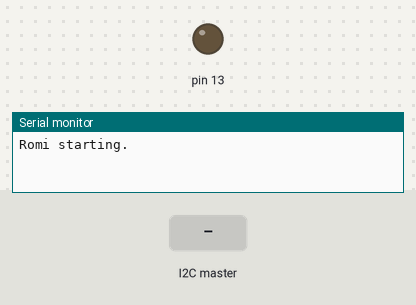
Simulated run of this sketch. Board: Arduino Leonardo, built with avr-gcc and run on an emulated ATmega32U4. Parts: output pins drawn as LEDs (lit = HIGH), the last lines printed to the serial monitor. The inputs (shaded band) are chosen by the test bench.

Above: at 1.2 s.
1.3 s: the I2C master sends the byte 1
At 2.1 s:
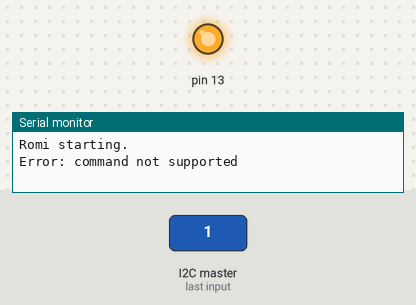
Timing chart, 0 to 4.3 s (numbered marks = the images above; inputs shaded):
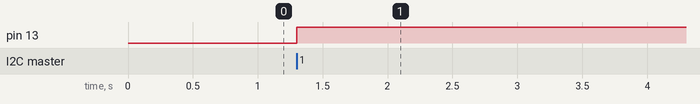

The sketch:

RomiSlave.ino
```cpp
#include <Wire.h>
#include <Romi32U4.h>

PololuBuzzer buzzer;
Romi32U4Motors motors;
Romi32U4ButtonA buttonA;
Romi32U4ButtonB buttonB;
Romi32U4ButtonC buttonC;
Romi32U4Encoders encoders;

// Commands list
enum {
  I2C_CMD_GET_COUNTS = 0xA0,
  I2C_CMD_GET_COUNTS_AND_RESET = 0xA4,
  I2C_CMD_SET_SPEEDS = 0xA1,
  I2C_CMD_SET_LEFT_SPEED = 0xA2,
  I2C_CMD_SET_RIGHT_SPEED = 0xA3,
};

enum {
  I2C_MSG_ARGS_MAX = 32,
  I2C_RESP_LEN_MAX = 32
};

#define I2C_ADDR                 20

extern const byte supportedI2Ccmd[] = {
  0xA0,
  0xA4,
  0xA1,
  0xA2,
  0xA3
};

int argsCnt = 0;                        // how many arguments were passed with given command
int requestedCmd = 0;                   // which command was requested (if any)

byte i2cArgs[I2C_MSG_ARGS_MAX];         // array to store args received from master
int i2cArgsLen = 0;                     // how many args passed by master to given command

uint8_t i2cResponse[I2C_RESP_LEN_MAX];  // array to store response
int i2cResponseLen = 0;                 // response length

void setup()
{
  // Start i2c
  Wire.begin(I2C_ADDR);
  Wire.onRequest(requestEvent);
  Wire.onReceive(receiveEvent);

  encoders.init();
  Serial.println("Romi starting.");
}

void loop()
{
  if (requestedCmd == I2C_CMD_GET_COUNTS) {
    i2cResponseLen = 0;

    int16_t encLeftVal = 0, encRightVal = 0;
    encLeftVal = encoders.getCountsLeft();
    encRightVal = encoders.getCountsRight();

    i2cResponse[0] = highByte(encLeftVal);
    i2cResponse[1] = lowByte(encLeftVal);
    i2cResponse[2] = highByte(encRightVal);
    i2cResponse[3] = lowByte(encRightVal);
    i2cResponseLen += 4;

    requestedCmd = 0;   // set requestd cmd to 0 disabling processing in next loop
  }
  else if (requestedCmd == I2C_CMD_GET_COUNTS_AND_RESET) {
    i2cResponseLen = 0;

    int16_t encLeftVal = 0, encRightVal = 0;
    encLeftVal = encoders.getCountsAndResetLeft();
    encRightVal = encoders.getCountsAndResetRight();

    i2cResponse[0] = highByte(encLeftVal);
    i2cResponse[1] = lowByte(encLeftVal);
    i2cResponse[2] = highByte(encRightVal);
    i2cResponse[3] = lowByte(encRightVal);
    i2cResponseLen += 4;

    requestedCmd = 0;   // set requestd cmd to 0 disabling processing in next loop
  }
  else if (requestedCmd == I2C_CMD_SET_SPEEDS) {
    i2cResponseLen = 0;

    int16_t left_motor = 0, right_motor = 0;
    left_motor = (int16_t((i2cArgs[1] << 8) | i2cArgs[0]));
    right_motor = (int16_t((i2cArgs[3] << 8) | i2cArgs[2]));
    motors.setSpeeds(left_motor, right_motor);

    requestedCmd = 0;   // set requestd cmd to 0 disabling processing in next loop
  }
  else if (requestedCmd == I2C_CMD_SET_LEFT_SPEED) {
    i2cResponseLen = 0;

    int16_t left_motor = 0, right_motor = 0;
    left_motor = (int16_t((i2cArgs[1] << 8) | i2cArgs[0]));
    motors.setLeftSpeed(left_motor);

    requestedCmd = 0;   // set requestd cmd to 0 disabling processing in next loop
  }
  else if (requestedCmd == I2C_CMD_SET_RIGHT_SPEED) {
    i2cResponseLen = 0;

    int16_t left_motor = 0, right_motor = 0;
    right_motor = (int16_t((i2cArgs[1] << 8) | i2cArgs[0]));
    motors.setLeftSpeed(right_motor);

    requestedCmd = 0;   // set requestd cmd to 0 disabling processing in next loop
  }
  else if (requestedCmd != 0) {
    Serial.println("Error: requested function is unsupported (main)");
    ledYellow(1);
    requestedCmd = 0;   // set requestd cmd to 0 disabling processing in next loop
  }
}


// function that executes whenever data is requested by master
// this function is registered as an event, see setup()
void requestEvent() {
  Wire.write(i2cResponse, i2cResponseLen);
}


// function that executes when master sends data (begin-end transmission)
// this function is registered as an event, see setup()
void receiveEvent(int howMany)
{
  int cmdRcvd = -1;
  int argIndex = -1;
  argsCnt = 0;

  if (Wire.available()) {
    cmdRcvd = Wire.read();                 // receive first byte - command assumed
    while (Wire.available()) {             // receive rest of tramsmission from master assuming arguments to the command
      if (argIndex < I2C_MSG_ARGS_MAX) {
        argIndex++;
        i2cArgs[argIndex] = Wire.read();
      }
      else {
        Serial.println("Error: too many arguments");
        ledYellow(1);
      }
      argsCnt = argIndex + 1;
    }
  }
  else {
    Serial.println("Error: empty request");
    ledYellow(1);
    return;
  }
  // Command validation
  int fcnt = -1;
  for (int i = 0; i < sizeof(supportedI2Ccmd); i++) {
    if (supportedI2Ccmd[i] == cmdRcvd) {
      fcnt = i;
    }
  }

  if (fcnt < 0) {
    Serial.println("Error: command not supported");
    ledYellow(1);
    return;
  }
  requestedCmd = cmdRcvd;
  // now main loop code should pick up a command to execute and prepare required
  // response when master waits before requesting response
}
```

Measured:
- after the input at 1.3 s, pin 13: LOW → HIGH at once
